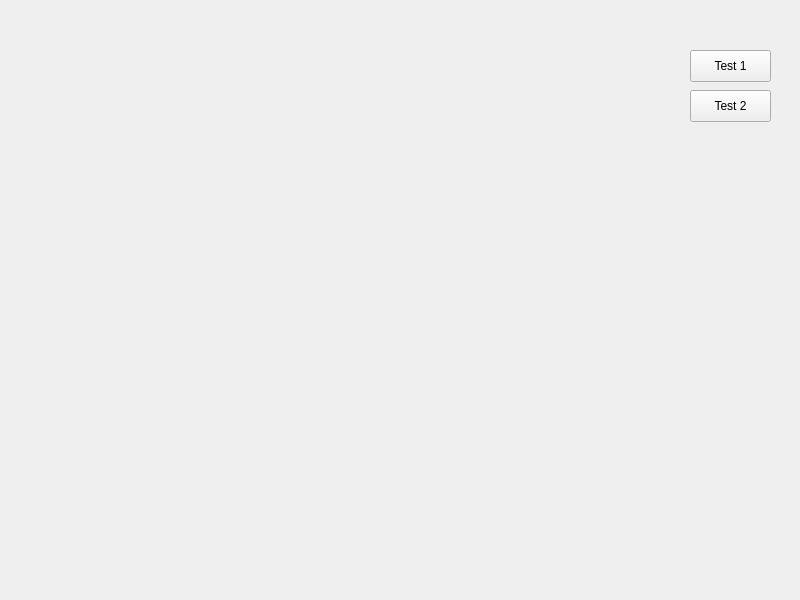
<?xml version="1.0" encoding="UTF-8"?>
<ui version="4.0">
 <class>TestApp</class>
 <widget class="QMainWindow" name="TestApp">
  <property name="geometry">
   <rect>
    <x>0</x>
    <y>0</y>
    <width>800</width>
    <height>600</height>
   </rect>
  </property>
  <property name="windowTitle">
   <string>MainWindow</string>
  </property>
  <widget class="QWidget" name="centralwidget">
   <widget class="QPushButton" name="testOne">
    <property name="geometry">
     <rect>
      <x>690</x>
      <y>50</y>
      <width>81</width>
      <height>32</height>
     </rect>
    </property>
    <property name="text">
     <string>Test 1</string>
    </property>
   </widget>
   <widget class="QPushButton" name="testTwo">
    <property name="geometry">
     <rect>
      <x>690</x>
      <y>90</y>
      <width>81</width>
      <height>32</height>
     </rect>
    </property>
    <property name="text">
     <string>Test 2</string>
    </property>
   </widget>
  </widget>
 </widget>
 <resources/>
 <connections/>
</ui>
